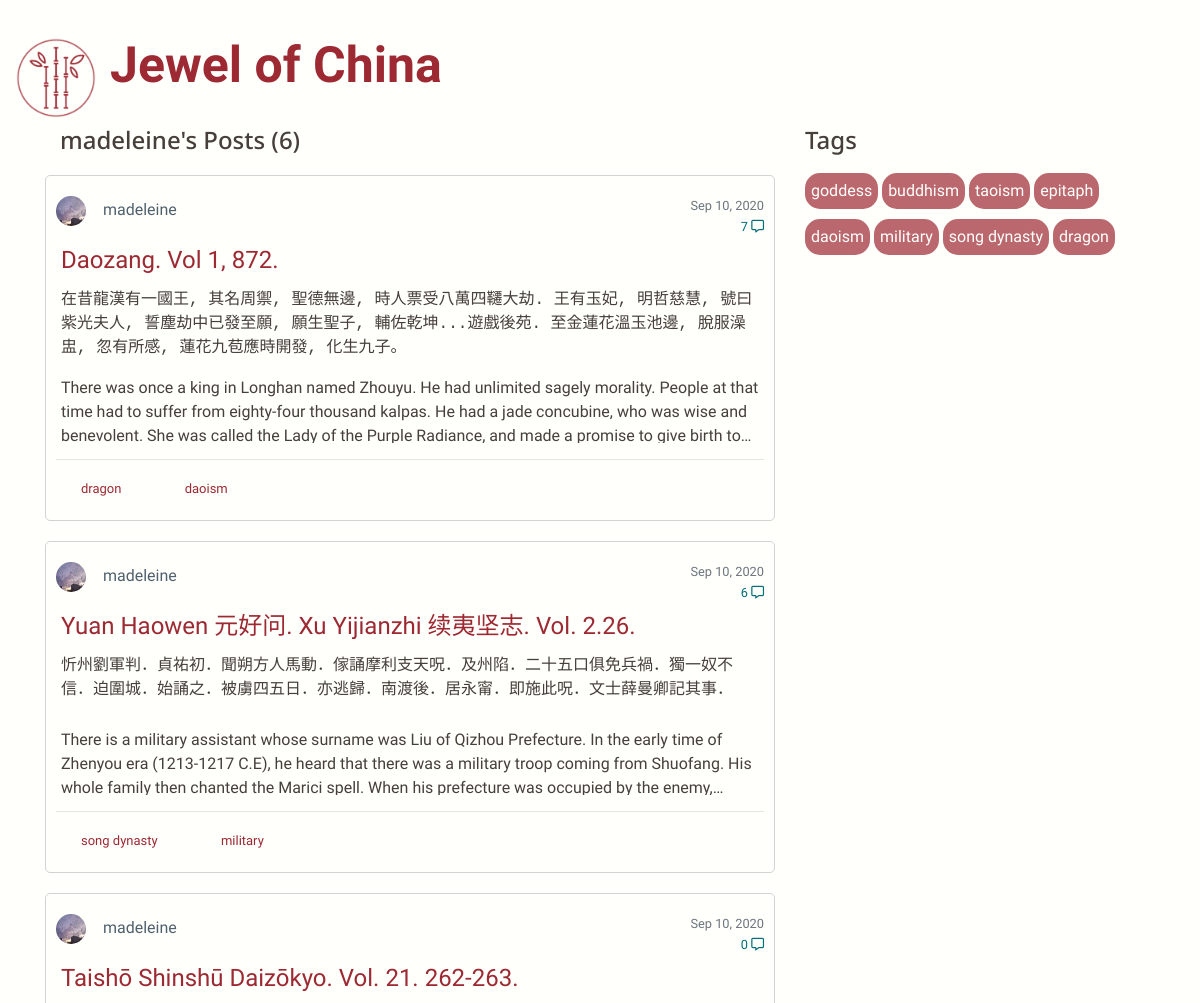
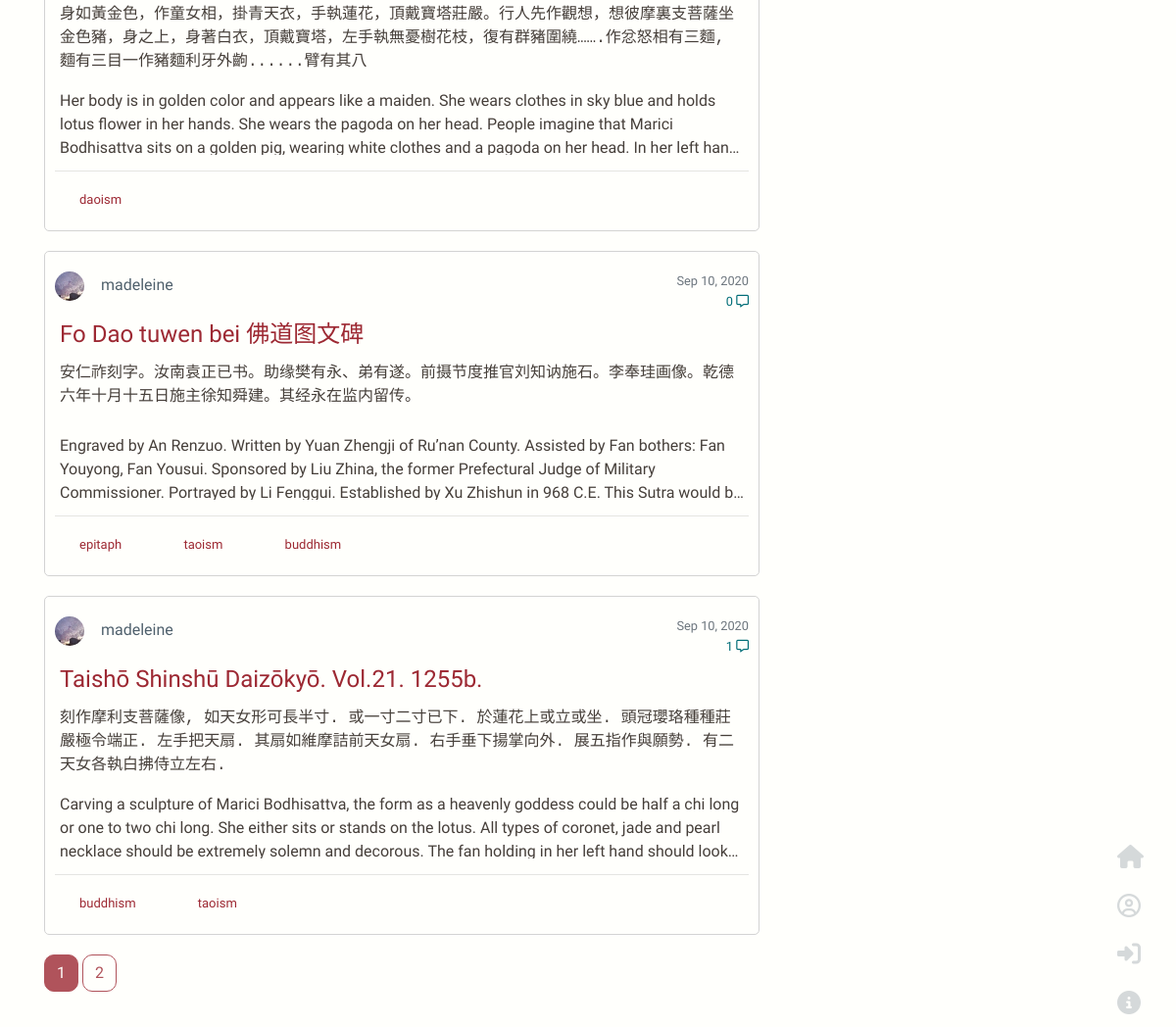
The page /user/madeleine on the database its author committed (2 pictures, top to bottom).
### flaskwebsite/models.py (models this page shows, shortened)
class User(db.Model, UserMixin):
    id = db.Column(db.Integer, primary_key=True)
    username = db.Column(db.String(20), unique=True, nullable=False)
    email = db.Column(db.String(120), unique=True, nullable=False)
    image_file = db.Column(db.String(20), nullable=False, default='default.jpg')
    password = db.Column(db.String(60), nullable=False)
    posts = db.relationship('Post', backref='author', lazy=True)

class Post(db.Model):
    post_id = db.Column(db.Integer, primary_key=True)
    title = db.Column(db.String(100), nullable=False)
    date_posted = db.Column(db.DateTime, nullable=False, default=datetime.utcnow)
    chinese_content = db.Column(db.Text, nullable=False)
    content = db.Column(db.Text, nullable=False)
    user_id = db.Column(db.Integer, db.ForeignKey('user.id'), nullable=False)
    total_comments = db.Column(db.Integer, nullable=True)
    tags = db.relationship('Tag', secondary=tags, backref=db.backref('post_tags', lazy='dynamic'))
    comments = db.relationship('Comment', backref='comments', lazy=True)

class Tag(db.Model):
    tag_id = db.Column(db.Integer, primary_key=True)
    name = db.Column(db.String(20))

### flaskwebsite/routes.py (the view)
@app.route('/user/<string:username>')
def user_posts(username):
    tags = Tag.query.all()
    page = request.args.get('page', 1, type=int)
    user = User.query.filter_by(username=username).first_or_404()
    posts = Post.query.filter_by(author=user)\
        .order_by(Post.date_posted.desc())\
        .paginate(page=page, per_page=5)
    return render_template('user_posts.html', posts=posts, tags=tags, user=user)

### flaskwebsite/templates/user_posts.html
{% extends "layout.html" %}
{% block content %}
    <div class="container">
        <div class="row">
            <div class="col-lg-8 mb-3">
                <h3><div class="container post-section">{{ user.username }}'s Posts ({{posts.total}})</div></h3>
                {% for post in posts.items %}
                    <article class="media post">
                        <div class="media-body">
                            <div class="article-metadata">
                                <img class="rounded-circle article-img" src="{{url_for('static',
                        filename='profile_pics/' + post.author.image_file)}}">
                                <a class="article-author ml-2" href="#">{{ post.author.username }}</a>
                                <small class="text-muted time">{{ post.date_posted.strftime('%b %d, %Y')}}</small>
                                <div >
                                <small class="comment-icon">{{ post.total_comments}}  <i class='far fa-comment-alt'></i></small>
                                </div>
                            </div>
                                <a class="article-title" href="{{url_for('post', post_id=post.post_id)}}">{{ post.title }}</a>
                                <p class="chinese limit">{{ post.chinese_content|safe }}</p>
                                <p class="article-content limit">{{ post.content|safe }}</p>
                            <hr>
                                {% for tag in post.tags %}
                                    <a href="{{ url_for('search_tag', tag=tag.name)}}" class="col-sm-1 tag">
                                    {{ tag.name }}
                                    </a>
                                {% endfor %}
                        </div>
                    </article>
                {% endfor %}
                {% for page_num in posts.iter_pages() %}
                    {% if page_num %}
                        {% if posts.page == page_num %}
                            <a class="btn btn-section active" href="{{url_for('home', page=page_num)}}">{{ page_num }}</a>
                        {% else %}
                            <a class="btn btn-section" href="{{url_for('home', page=page_num)}}">{{ page_num }}</a>
                        {% endif %}
                    {% else %}
                    ...
                    {% endif %}
                {% endfor %}
            </div>
            <div class="col-lg-4 mb-3">
                <h3 class="post-section">Tags</h3>
                {% for tag in tags %}
                    <a href="{{ url_for('search_tag', tag=tag.name)}}" class="btn tags-section">
                        {{ tag.name }}
                    </a>
                {% endfor %}
            </div>
        </div>
    </div>
{% endblock %}

### flaskwebsite/static/main.css (style rules this page uses)
:root { --bgcolor: #fffffc; --primary: #9d2933; --secendory: #50616d; --third: #463f3a; --english: "Nunito"; --title: "La Belle Aurore"; --sub-title: "Noto Sans"; }
body { background-color: var(--bgcolor); color: var(--third); background-image: url("https://www.transparenttextures.com/patterns/cream-dust.png"); font-family: var(--english), sans-serif; min-height: 100vh; padding-bottom: 20px; }
.btn-section { color: var(--primary); border: 1px solid var(--primary); border-radius: 10px; opacity: 80%; }
.btn-section.active { color: var(--bgcolor); background-color: var(--primary); border: 1px solid var(--primary); border-radius: 10px }
.article-title { padding: 5px; color: var(--primary); font-size: x-large; display: block; }
.chinese { font-family: KaiTi, monospace; padding: 5px; }
.post { border-radius: 5px; border: solid 1px lightgrey; background-color: var(--bgcolor); margin-bottom: 20px; margin-top: 20px; padding: 20px 10px; }
.post-section { font-size: x-large; color: var(--third); font-family: var(--sub-title), sans-serif; }
.article-author { color: var(--secendory); margin-right: 30px; padding-bottom: 50px; }
.article-metadata { padding-bottom: 10px; }
.article-content { padding: 5px; font-family: var(--english); }
.limit { display: -webkit-box; -webkit-line-clamp: 3; -webkit-box-orient: vertical; overflow: hidden; text-overflow: ellipsis; line-height: 1.5em; max-height: 4.5em; }
.article-img { height: 30px; width: 30px; margin-right: 5px; margin-bottom: 1px; }
.tag { font-size: small; color: var(--primary); margin-right: 20px; margin-left: 10px; }
.time { float: right }
.tags-section { border-radius: 15px; margin-top: 10px; background-color: rgba(157, 41, 51, 0.7); color: var(--bgcolor); padding: 5px; }
.comment-icon { color: #006d77; display: block; float: right; margin-top: -10px; }
img { width:100%; height:100%; }

### rows shown on the page
User: username "madeleine"
Post: image_file (picture), author.username "madeleine", date_posted "Sep 10, 2020", total_comments "7", title "Daozang. Vol 1, 872.", chinese_content "在昔龍漢有一國王, 其名周禦, 聖德無邊, 時人票受八萬四韆大劫. 王有玉妃, 明哲慈慧, 號曰紫光夫人, 誓塵劫中已發至願, 願生聖子, 輔佐乾坤...遊戲後苑. 至金蓮花溫玉池邊, 脫服澡盅, 忽有所感, 蓮花九苞應時開發, 化生九子。", content "There was once a king in Longhan named Zhouyu. He had unlimited sagely morality. People at that time had to suffer from eighty-four thousand kalpas. He had a jade concubine, who was wise and benevolent. She was called the Lady of the Purple Radiance, and made a promise to give birth…"
Tag: name "dragon"
Tag: name "daoism"
Post: image_file (picture), author.username "madeleine", date_posted "Sep 10, 2020", total_comments "6", title "Yuan Haowen 元好问. Xu Yijianzhi 续夷坚志. Vol. 2.26.", chinese_content "忻州劉軍判．貞祐初．聞朔方人馬動．傢誦摩利支天呪．及州陷．二十五口俱免兵禍．獨一奴不信．迫圍城．始誦之．被虜四五日．亦逃歸．南渡後．居永甯．即施此呪．文士薛曼卿記其事．", content "There is a military assistant whose surname was Liu of Qizhou Prefecture. In the early time of Zhenyou era (1213-1217 C.E), he heard that there was a military troop coming from Shuofang. His whole family then chanted the Marici spell. When his prefecture was occupied by the…"
Tag: name "song dynasty"
Tag: name "military"
Post: image_file (picture), author.username "madeleine", date_posted "Sep 10, 2020", total_comments "0", title "Taishō Shinshū Daizōkyo. Vol. 21. 262-263.", chinese_content "身如黃金色，作童女相，掛青天衣，手執蓮花，頂戴寶塔莊嚴。行人先作觀想，想彼摩裏支菩薩坐金色豬，身之上，身著白衣，頂戴寶塔，左手執無憂樹花枝，復有群豬圍繞…….作忿怒相有三麵, 麵有三目一作豬麵利牙外齣......臂有其八", content "Her body is in golden color and appears like a maiden. She wears clothes in sky blue and holds lotus flower in her hands. She wears the pagoda on her head. People imagine that Marici Bodhisattva sits on a golden pig, wearing white clothes and a pagoda on her head. In her left…"
Post: image_file (picture), author.username "madeleine", date_posted "Sep 10, 2020", total_comments "0", title "Fo Dao tuwen bei 佛道图文碑", chinese_content "安仁祚刻字。汝南袁正已书。助缘樊有永、弟有遂。前摄节度推官刘知讷施石。李奉珪画像。乾德六年十月十五日施主徐知舜建。其经永在监内留传。", content "Engraved by An Renzuo. Written by Yuan Zhengji of Ru’nan County. Assisted by Fan bothers: Fan Youyong, Fan Yousui. Sponsored by Liu Zhina, the former Prefectural Judge of Military Commissioner. Portrayed by Li Fenggui. Established by Xu Zhishun in 968 C.E. This Sutra would…"
Tag: name "epitaph"
Tag: name "taoism"
Tag: name "buddhism"
Post: image_file (picture), author.username "madeleine", date_posted "Sep 10, 2020", total_comments "1", title "Taishō Shinshū Daizōkyō. Vol.21. 1255b.", chinese_content "刻作摩利支菩薩像, 如天女形可長半寸. 或一寸二寸已下. 於蓮花上或立或坐. 頭冠瓔珞種種莊嚴極令端正. 左手把天扇. 其扇如維摩詰前天女扇. 右手垂下揚掌向外. 展五指作與願勢. 有二天女各執白拂侍立左右.", content "Carving a sculpture of Marici Bodhisattva, the form as a heavenly goddess could be half a chi long or one to two chi long. She either sits or stands on the lotus. All types of coronet, jade and pearl necklace should be extremely solemn and decorous. The fan holding in her left hand should…"
Tag: name "goddess"

### other values the page prints
{{ posts.total }} "6"
{{ page_num }} "1"
{{ page_num }} "2"
